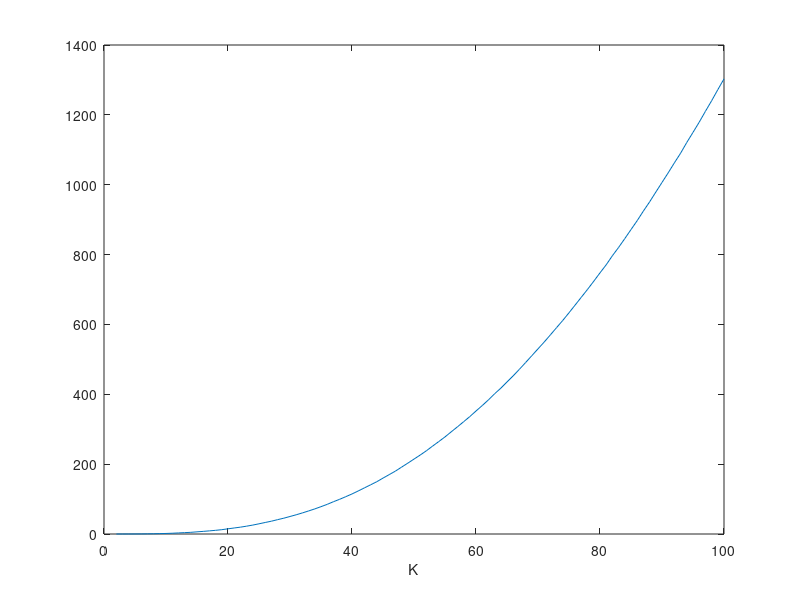

This chart was generated by the following MATLAB code: (Note: this script raises an error after producing the figure.)
clear;
close all
clc;
rng(43232);

% This script reproduces Figure 3 from the manuscript "Toward a
% mathematical theory of the crystallographic phase retrieval problem" By
% Tamir Bendory and Dan Edidin

%% parameters

K_vec = 2:100;
num_trial = 1000;
collision = zeros(length(K_vec),num_trial);

%% main loop
for kk = 1:length(K_vec)
    K = K_vec(kk);
    N = K*100;
    fprintf('K = %.3g\n', K);   
    for iter = 1:num_trial
        ind_true = randperm(N);
        ind_true = ind_true(1:K);
        x_true = zeros(N,1);
        x_true(ind_true) = ones(K,1);
        y = abs(fft(x_true)).^2; % data
        a = real(ifft(y));
        a = a(2:(floor(N/2)+1));
        collision(kk,iter) = sum(a>1.5);
    end
end

%% plotting and saving

collision_mean = mean(collision, 2);
collision_count = (collision==0);
collision_count = sum(collision_count, 2);

figure;
plot(K_vec, collision_mean);
xlabel('K');
%ylabel('average number of collisions');
saveas(gcf,'XP_collisions_mean_fixed_ratio.png')
pdf_print_code(gcf, 'XP_collisions_mean_fixed_ratio', 11);

figure;
stem(K_vec, collision_count);
xlabel('K');
%ylabel('# of collision-free events');
saveas(gcf,'XP_collisions_count_fixed_ratio.png')
pdf_print_code(gcf, 'XP_collisions_count_fixed_ratio', 11);

